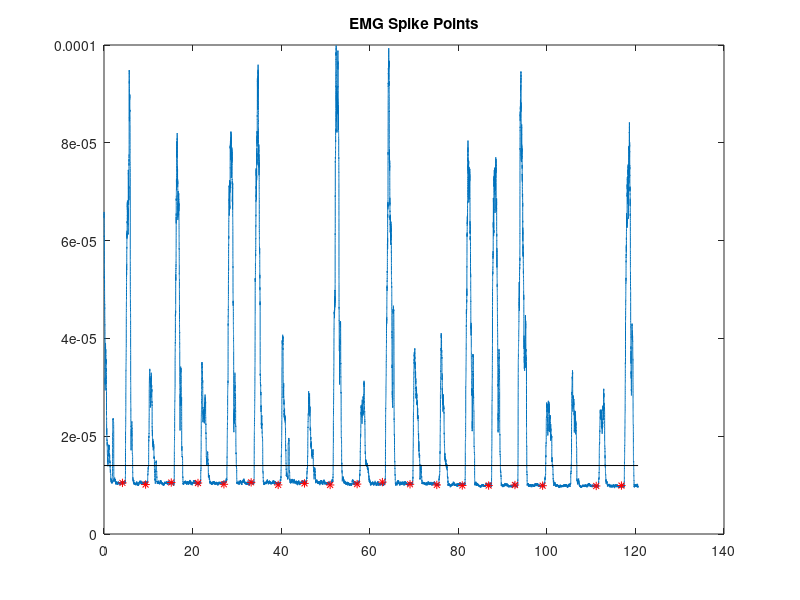
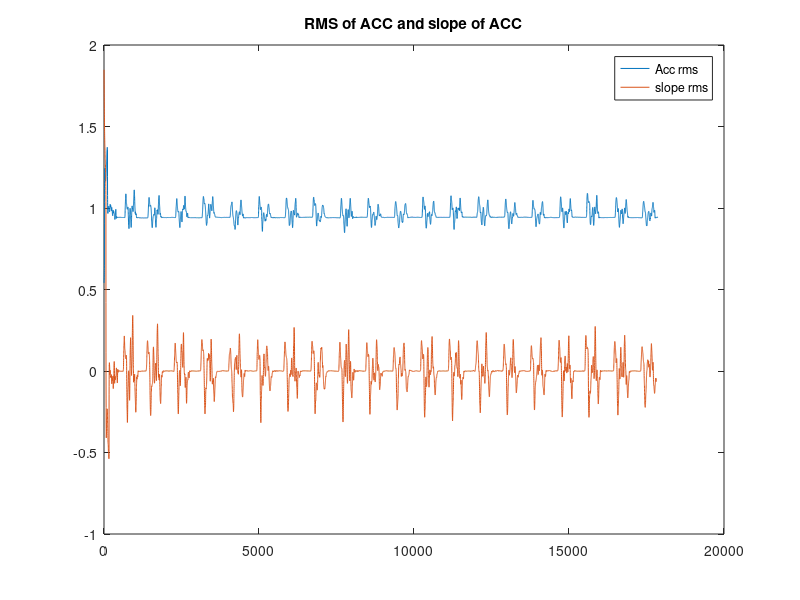
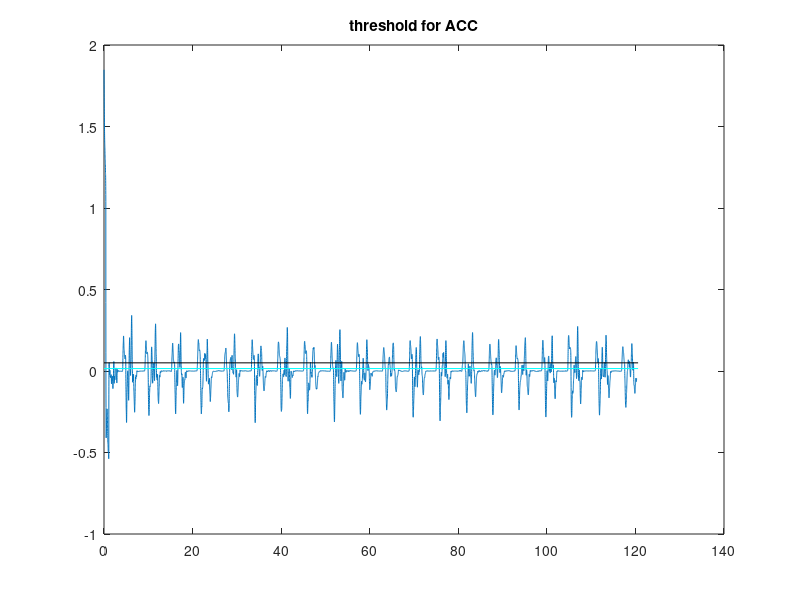
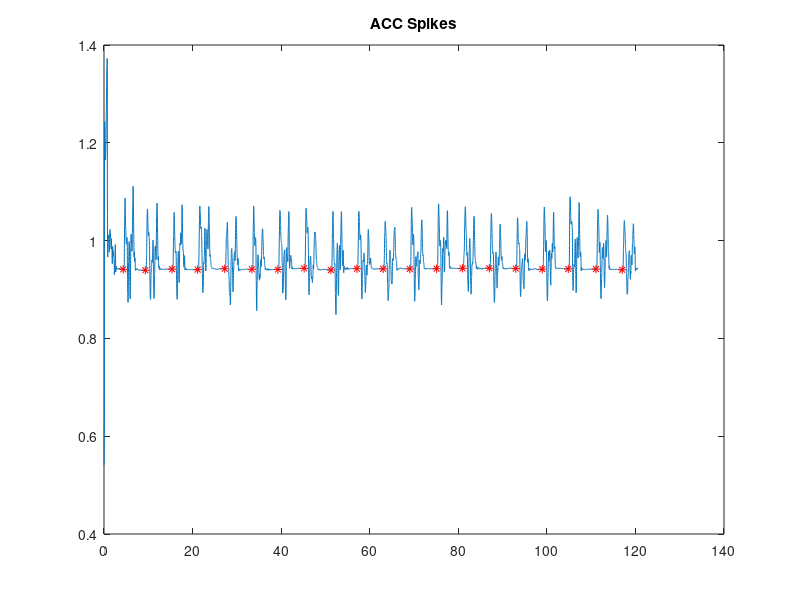

Write the MATLAB code that produced these figures, in order. (Note: this script raises an error after producing the figures.)
% save("emg.mat","Xs","Emg","Emg_rms");
% save("acc.mat","Xs_acc","AccX","AccY","AccZ");

clear all;
close all;
clc;

load("acc_modified.mat");
load("emg_modified.mat");

% plot(Xs,emg_rms);
% hold on;
%% 
% EMG spike detection


% plot( emg_a);
% spike=zeros(25,2);
spike_emg =zeros(25,1);
spike_idx = zeros(25,1);
threshold = 1.4e-05;

wind= 1000;
k=1;
% for i = 2001:(length(emg_a)-2000)
i = wind + 1;
while i<=(length(emg_rms)-wind) 
    if (max(emg_rms(i-wind:i)))<=threshold && min(emg_rms(i+10:i+100)>= threshold)
        spike_emg(k)= emg_rms(i-850);
        spike_idx(k) = Xs(i-850);
        i = i+1000;
        k = k+1;
    else 
        i = i+1;
    end
end
spike_emg = nonzeros(spike_emg);
spike_idx = nonzeros(spike_idx);
%% 
% Plot EMG spike starting points
figure;
plot(Xs,emg_rms);
hold on;
line([0 Xs(end)], [threshold threshold], 'LineWidth', 0.5, 'Color', 'k');
plot(spike_idx,spike_emg,'r*');
hold off;
title("EMG Spike Points");
%% 
% ACC spike data. 

Acc = sqrt(AccX.^2 + AccY.^2 + AccZ.^2);

Acc_rms = movmean(Acc,100);

Acc_diff = diff(Acc_rms);

Xs_acc_diff = diff(Xs_acc);

Acc_slope = Acc_diff./Xs_acc_diff;
Acc_slope(end+1) = NaN;


slope_rms = movmean(Acc_slope,100);

% plot(Xs_acc,Acc);
% hold on;
% plot(Acc_rms);
figure;
plot(Acc_rms);
hold on;
% plot(Xs_acc,Acc_slope);
plot(slope_rms);
legend("Acc rms","slope rms");
hold off;
title("RMS of ACC and slope of ACC");
%% 
% Ploting the ACC spike points. 

spike_acc =zeros(25,1);
acc_idx = zeros(25,1);
lower_th = 0.015;
upper_th = 0.05;

window= 100;
k=1;
% for i = 2001:(length(emg_a)-2000)
i = 100+ window + 1;
while i<=(length(slope_rms)-window) 
    if (max(slope_rms(i-window:i)))<=lower_th && min(slope_rms(i+5:i+25)>= lower_th)
        spike_acc(k)= Acc_rms(i+20);
        acc_idx(k) = Xs_acc(i+20);
        i = i+650;
        k = k+1;
    else 
        i = i+1;
    end
end
spike_acc = nonzeros(spike_acc);
acc_idx = nonzeros(acc_idx);
%%

figure;
plot(Xs_acc,slope_rms);
hold on;
line([0 Xs_acc(end)], [upper_th upper_th], 'LineWidth', 0.5, 'Color', 'k');
line([0 Xs_acc(end)], [lower_th lower_th], 'LineWidth', 0.5, 'Color', 'c');
hold off;
title("threshold for ACC");

figure;
plot(Xs_acc,Acc_rms);
hold on;
plot(acc_idx,spike_acc,'r*');
hold off;
title("ACC Spikes");
%% 
% close all;

load('gaze.mat');

figure;
Xs_gaze = Xs_gaze./1000000;
gaze = sqrt(gazeX.^2 + gazeY.^2);
gaze_rms = movmean(gaze,200);
title("movement points in Gaze");

% plot(x, y);
% hold on;
% plot(x(locs), pks, 'ro', 'MarkerSize', 10);
% hold off;

% plot(Xs_gaze,gazeX);
% plot(Xs_gaze,gaze_rms);
% hold on;


gaze_diff = diff(gaze_rms);

Xs_gaze_diff = diff(Xs_gaze);

gaze_slope = gaze_diff./Xs_gaze_diff;
gaze_slope(end+1) = NaN;

gaze_slope_rms = movmean(gaze_slope,100);

figure;
plot(Xs_gaze,gaze_slope_rms);

minPeakHeight = 40.0;
minPeakDistance = 100.0;

[pks, locs] = findpeaks(gaze_slope_rms,'MinPeakHeight', minPeakHeight, 'MinPeakDistance', minPeakDistance);
hold on;

gaze_move = locs - 100;

plot(Xs_gaze(locs), pks, 'r*', 'MarkerSize', 10);
title("gaze slope");
figure;
plot(Xs_gaze,gaze_rms);
hold on;
plot(Xs_gaze(gaze_move), gaze_rms(gaze_move), 'r*', 'MarkerSize', 10);
hold off;
title("gaze with spike starts");
% 
% Acc_diff = diff(_rms);
% 
% Xs_acc_diff = diff(Xs_acc);
% 
% Acc_slope = Acc_diff./Xs_acc_diff;
% Acc_slope(end+1) = NaN;
% 
% 
% slope_rms = movmean(Acc_slope,100);
% 
% %% 
% figure;
% subplot(3,1,1);
% plot(Xs_acc,Acc_rms);
% subplot(3,1,2);
% plot(Xs,emg_rms);
% subplot(3,1,3);
% plot(Xs_gaze,gaze_rms);

%%
figure;
plot(acc_idx(1:end-1),1,'b*');
hold on;
plot(spike_idx(1:end-1),1,'k+');
plot(Xs_gaze(gaze_move), 1,'r.');
hold off;
legend('Accelerometer(*)','EMG(+)','Gaze(.)');
title("Acc vs EMG vs Gaze");

diff_idx = spike_idx(1:end-1)-acc_idx(1:end-1);
emg_diff = mean(diff_idx)*1000;
gaze_diff = mean(Xs_gaze(gaze_move)-spike_idx(1:end-1))*1000;
message = "On average, the emg signals are about " + num2str(emg_diff) + "ms" + ...
    " ahead of accelerometer and the gaze signals are about " + ... 
num2str(gaze_diff) + "ms ahead of emg signals.";
disp(message);